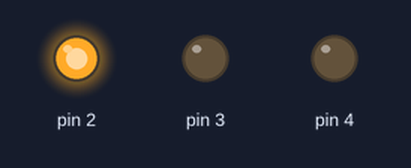
A sketch run on a simulated Arduino Uno, built with avr-gcc and run on an emulated ATmega328P. Shown: output pins drawn as LEDs (lit = HIGH).

Above: at 0.5 s.
At 1.5 s:
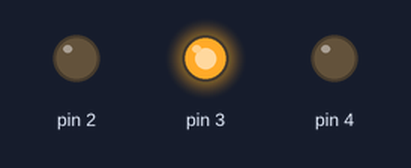
At 5.5 s:
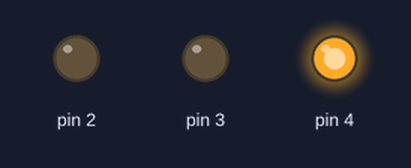
Timing chart, 0 to 6.9 s (numbered marks = the images above):
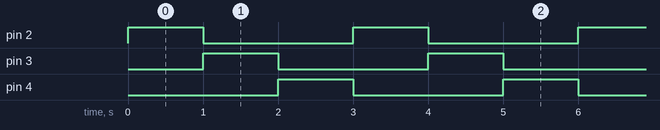

Measured:
- by itself, pin 2–4: alternates HIGH for 1.0 s and LOW for 2.0 s
- by itself, everything shown: repeats every 3.0 s, in 4 steps

The sketch:

zad1.ino
```cpp
void setup() {
  pinMode(2, OUTPUT);
  pinMode(3, OUTPUT);
  pinMode(4, OUTPUT);
}

void loop() {
  for(int i = 2; i <= 4; i++){
    digitalWrite(i, HIGH);
    delay(1000);
    digitalWrite(i, LOW);
  }

}
```
